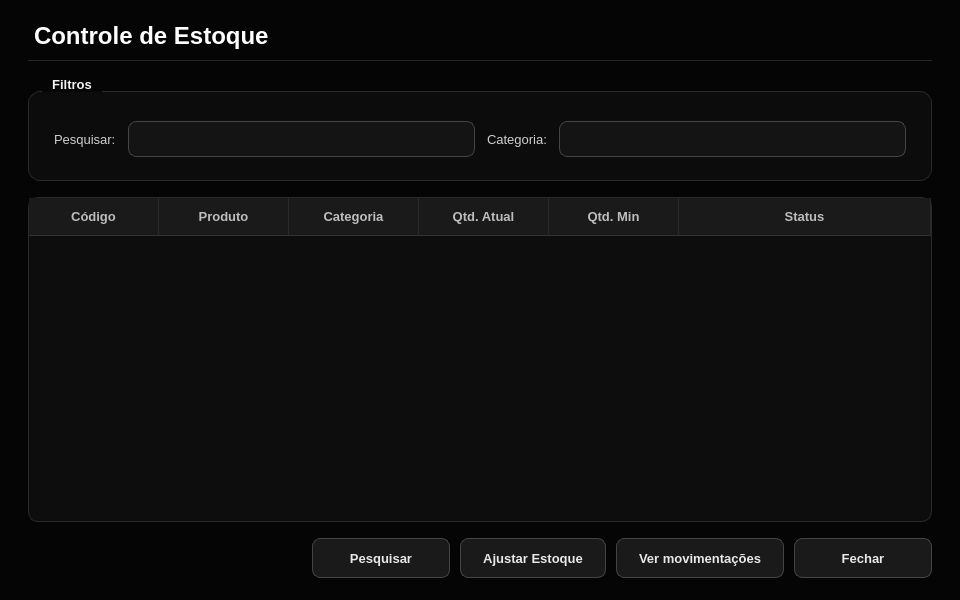
<?xml version="1.0" encoding="UTF-8"?>
<ui version="4.0">
 <class>EstoqueWindow</class>
 <widget class="QWidget" name="EstoqueWindow">
  <property name="geometry">
   <rect>
    <x>0</x>
    <y>0</y>
    <width>960</width>
    <height>600</height>
   </rect>
  </property>
  <property name="minimumSize">
   <size>
    <width>768</width>
    <height>480</height>
   </size>
  </property>
  <property name="windowTitle">
   <string>Controle de Estoque</string>
  </property>
  <property name="palette">
   <palette>
    <active>
     <colorrole role="WindowText">
      <brush brushstyle="SolidPattern">
       <color alpha="255">
        <red>232</red>
        <green>232</green>
        <blue>232</blue>
       </color>
      </brush>
     </colorrole>
     <colorrole role="Button">
      <brush brushstyle="SolidPattern">
       <color alpha="255">
        <red>26</red>
        <green>26</green>
        <blue>26</blue>
       </color>
      </brush>
     </colorrole>
     <colorrole role="Text">
      <brush brushstyle="SolidPattern">
       <color alpha="255">
        <red>245</red>
        <green>245</green>
        <blue>245</blue>
       </color>
      </brush>
     </colorrole>
     <colorrole role="ButtonText">
      <brush brushstyle="SolidPattern">
       <color alpha="255">
        <red>232</red>
        <green>232</green>
        <blue>232</blue>
       </color>
      </brush>
     </colorrole>
     <colorrole role="Base">
      <brush brushstyle="SolidPattern">
       <color alpha="255">
        <red>20</red>
        <green>20</green>
        <blue>20</blue>
       </color>
      </brush>
     </colorrole>
     <colorrole role="AlternateBase">
      <brush brushstyle="SolidPattern">
       <color alpha="255">
        <red>19</red>
        <green>19</green>
        <blue>19</blue>
       </color>
      </brush>
     </colorrole>
     <colorrole role="Window">
      <brush brushstyle="SolidPattern">
       <color alpha="255">
        <red>5</red>
        <green>5</green>
        <blue>5</blue>
       </color>
      </brush>
     </colorrole>
     <colorrole role="Highlight">
      <brush brushstyle="SolidPattern">
       <color alpha="255">
        <red>119</red>
        <green>119</green>
        <blue>119</blue>
       </color>
      </brush>
     </colorrole>
     <colorrole role="HighlightedText">
      <brush brushstyle="SolidPattern">
       <color alpha="255">
        <red>255</red>
        <green>255</green>
        <blue>255</blue>
       </color>
      </brush>
     </colorrole>
     <colorrole role="PlaceholderText">
      <brush brushstyle="SolidPattern">
       <color alpha="255">
        <red>119</red>
        <green>119</green>
        <blue>119</blue>
       </color>
      </brush>
     </colorrole>
    </active>
    <inactive>
     <colorrole role="WindowText">
      <brush brushstyle="SolidPattern">
       <color alpha="255">
        <red>232</red>
        <green>232</green>
        <blue>232</blue>
       </color>
      </brush>
     </colorrole>
     <colorrole role="Button">
      <brush brushstyle="SolidPattern">
       <color alpha="255">
        <red>26</red>
        <green>26</green>
        <blue>26</blue>
       </color>
      </brush>
     </colorrole>
     <colorrole role="Text">
      <brush brushstyle="SolidPattern">
       <color alpha="255">
        <red>245</red>
        <green>245</green>
        <blue>245</blue>
       </color>
      </brush>
     </colorrole>
     <colorrole role="ButtonText">
      <brush brushstyle="SolidPattern">
       <color alpha="255">
        <red>232</red>
        <green>232</green>
        <blue>232</blue>
       </color>
      </brush>
     </colorrole>
     <colorrole role="Base">
      <brush brushstyle="SolidPattern">
       <color alpha="255">
        <red>20</red>
        <green>20</green>
        <blue>20</blue>
       </color>
      </brush>
     </colorrole>
     <colorrole role="AlternateBase">
      <brush brushstyle="SolidPattern">
       <color alpha="255">
        <red>19</red>
        <green>19</green>
        <blue>19</blue>
       </color>
      </brush>
     </colorrole>
     <colorrole role="Window">
      <brush brushstyle="SolidPattern">
       <color alpha="255">
        <red>5</red>
        <green>5</green>
        <blue>5</blue>
       </color>
      </brush>
     </colorrole>
     <colorrole role="Highlight">
      <brush brushstyle="SolidPattern">
       <color alpha="255">
        <red>119</red>
        <green>119</green>
        <blue>119</blue>
       </color>
      </brush>
     </colorrole>
     <colorrole role="HighlightedText">
      <brush brushstyle="SolidPattern">
       <color alpha="255">
        <red>255</red>
        <green>255</green>
        <blue>255</blue>
       </color>
      </brush>
     </colorrole>
     <colorrole role="PlaceholderText">
      <brush brushstyle="SolidPattern">
       <color alpha="255">
        <red>119</red>
        <green>119</green>
        <blue>119</blue>
       </color>
      </brush>
     </colorrole>
    </inactive>
    <disabled>
     <colorrole role="WindowText">
      <brush brushstyle="SolidPattern">
       <color alpha="255">
        <red>102</red>
        <green>102</green>
        <blue>102</blue>
       </color>
      </brush>
     </colorrole>
     <colorrole role="Button">
      <brush brushstyle="SolidPattern">
       <color alpha="255">
        <red>26</red>
        <green>26</green>
        <blue>26</blue>
       </color>
      </brush>
     </colorrole>
     <colorrole role="Text">
      <brush brushstyle="SolidPattern">
       <color alpha="255">
        <red>102</red>
        <green>102</green>
        <blue>102</blue>
       </color>
      </brush>
     </colorrole>
     <colorrole role="ButtonText">
      <brush brushstyle="SolidPattern">
       <color alpha="255">
        <red>102</red>
        <green>102</green>
        <blue>102</blue>
       </color>
      </brush>
     </colorrole>
     <colorrole role="Base">
      <brush brushstyle="SolidPattern">
       <color alpha="255">
        <red>20</red>
        <green>20</green>
        <blue>20</blue>
       </color>
      </brush>
     </colorrole>
     <colorrole role="AlternateBase">
      <brush brushstyle="SolidPattern">
       <color alpha="255">
        <red>19</red>
        <green>19</green>
        <blue>19</blue>
       </color>
      </brush>
     </colorrole>
     <colorrole role="Window">
      <brush brushstyle="SolidPattern">
       <color alpha="255">
        <red>5</red>
        <green>5</green>
        <blue>5</blue>
       </color>
      </brush>
     </colorrole>
     <colorrole role="Highlight">
      <brush brushstyle="SolidPattern">
       <color alpha="255">
        <red>119</red>
        <green>119</green>
        <blue>119</blue>
       </color>
      </brush>
     </colorrole>
     <colorrole role="HighlightedText">
      <brush brushstyle="SolidPattern">
       <color alpha="255">
        <red>255</red>
        <green>255</green>
        <blue>255</blue>
       </color>
      </brush>
     </colorrole>
     <colorrole role="PlaceholderText">
      <brush brushstyle="SolidPattern">
       <color alpha="255">
        <red>119</red>
        <green>119</green>
        <blue>119</blue>
       </color>
      </brush>
     </colorrole>
    </disabled>
   </palette>
  </property>
  <property name="styleSheet">
   <string notr="true">#EstoqueWindow {
    background-color: #050505;
}

QWidget {
    font-family: "Segoe UI", "DejaVu Sans", "Noto Sans", sans-serif;
    font-size: 10pt;
}

/* ---------- Textos ---------- */
QLabel {
    color: #cfcfcf;
    background: transparent;
    font-weight: normal;
}

QLabel#lblTitulo {
    color: #ffffff;
    font-size: 18pt;
    font-weight: bold;
    padding-bottom: 10px;
    border-bottom: 1px solid #262626;
}

QLabel[role="section"] {
    color: #ffffff;
    font-size: 11pt;
    font-weight: bold;
}

QLabel[role="hint"] {
    color: #777777;
    font-size: 9pt;
}

QLabel[role="value"] {
    color: #ffffff;
    font-weight: bold;
}

QToolTip {
    background-color: #1a1a1a;
    color: #f5f5f5;
    border: 1px solid #444444;
    padding: 4px 8px;
}

/* ---------- Cartões / grupos ---------- */
QGroupBox {
    background-color: #0c0c0c;
    border: 1px solid #2a2a2a;
    border-radius: 12px;
    margin-top: 14px;
    padding: 20px 16px 14px 16px;
    color: #f2f2f2;
    font-weight: bold;
}

QGroupBox::title {
    subcontrol-origin: margin;
    subcontrol-position: top left;
    left: 14px;
    padding: 0 8px;
    color: #f2f2f2;
}

QFrame[variant="card"] {
    background-color: #0c0c0c;
    border: 1px solid #2a2a2a;
    border-radius: 12px;
}

QFrame#lineSep {
    background-color: #2a2a2a;
    border: none;
}

/* ---------- Campos de entrada ---------- */
QLineEdit,
QComboBox,
QAbstractSpinBox,
QDateEdit,
QDateTimeEdit {
    background-color: #141414;
    color: #f5f5f5;
    border: 1px solid #444444;
    border-radius: 8px;
    padding: 6px 10px;
    min-height: 22px;
    selection-background-color: #777777;
    selection-color: #ffffff;
    font-weight: normal;
}

QLineEdit:hover,
QComboBox:hover,
QAbstractSpinBox:hover,
QDateEdit:hover,
QDateTimeEdit:hover {
    border: 1px solid #666666;
}

QLineEdit:focus,
QComboBox:focus,
QAbstractSpinBox:focus,
QDateEdit:focus,
QDateTimeEdit:focus {
    border: 1px solid #d8d8d8;
    background-color: #181818;
}

QLineEdit:read-only,
QAbstractSpinBox:read-only {
    color: #bdbdbd;
}

QLineEdit:disabled,
QComboBox:disabled,
QAbstractSpinBox:disabled,
QDateEdit:disabled,
QDateTimeEdit:disabled {
    background-color: #0e0e0e;
    color: #666666;
    border: 1px solid #2a2a2a;
}

/* Campo de total (somente leitura, em destaque) */
QDoubleSpinBox[variant="total"] {
    font-size: 20pt;
    font-weight: bold;
    color: #ffffff;
    background-color: #0a0a0a;
    border: 1px solid #333333;
    padding: 8px 14px;
    min-height: 36px;
}

/* ---------- ComboBox / Data ---------- */
QComboBox {
    padding-right: 30px;
}

QComboBox::drop-down,
QDateEdit::drop-down,
QDateTimeEdit::drop-down {
    subcontrol-origin: padding;
    subcontrol-position: center right;
    width: 28px;
    border: none;
    background: transparent;
}

QComboBox::down-arrow,
QDateEdit::down-arrow,
QDateTimeEdit::down-arrow {
    image: none;
    width: 0px;
    height: 0px;
    border-left: 5px solid transparent;
    border-right: 5px solid transparent;
    border-top: 6px solid #bdbdbd;
    margin-right: 8px;
}

QComboBox QAbstractItemView {
    background-color: #141414;
    color: #f5f5f5;
    border: 1px solid #444444;
    selection-background-color: #2e2e2e;
    selection-color: #ffffff;
    outline: 0;
}

/* ---------- SpinBox com botões ---------- */
QSpinBox {
    padding-right: 26px;
}

QSpinBox::up-button {
    subcontrol-origin: border;
    subcontrol-position: top right;
    width: 22px;
    border: none;
    background: transparent;
}

QSpinBox::down-button {
    subcontrol-origin: border;
    subcontrol-position: bottom right;
    width: 22px;
    border: none;
    background: transparent;
}

QSpinBox::up-arrow {
    image: none;
    width: 0px;
    height: 0px;
    border-left: 4px solid transparent;
    border-right: 4px solid transparent;
    border-bottom: 5px solid #bdbdbd;
}

QSpinBox::down-arrow {
    image: none;
    width: 0px;
    height: 0px;
    border-left: 4px solid transparent;
    border-right: 4px solid transparent;
    border-top: 5px solid #bdbdbd;
}

/* ---------- Calendário (popup do QDateEdit) ---------- */
QCalendarWidget QWidget {
    background-color: #141414;
    color: #f5f5f5;
}

QCalendarWidget QToolButton {
    background-color: transparent;
    color: #f5f5f5;
    border: none;
    padding: 4px 8px;
}

QCalendarWidget QAbstractItemView:enabled {
    background-color: #0d0d0d;
    color: #f5f5f5;
    selection-background-color: #f2f2f2;
    selection-color: #080808;
}

QCalendarWidget QAbstractItemView:disabled {
    color: #555555;
}

/* ---------- CheckBox ---------- */
QCheckBox {
    color: #e8e8e8;
    background: transparent;
    spacing: 10px;
    font-weight: normal;
}

QCheckBox::indicator {
    width: 18px;
    height: 18px;
    border: 1px solid #555555;
    border-radius: 5px;
    background-color: #141414;
}

QCheckBox::indicator:hover {
    border: 1px solid #999999;
}

QCheckBox::indicator:checked {
    background-color: #f2f2f2;
    border: 1px solid #f2f2f2;
}

/* ---------- Botões ---------- */
QPushButton {
    background-color: #1a1a1a;
    color: #e8e8e8;
    border: 1px solid #444444;
    border-radius: 8px;
    padding: 8px 22px;
    min-height: 22px;
    min-width: 92px;
    font-weight: bold;
}

QPushButton:hover {
    background-color: #262626;
    border: 1px solid #666666;
    color: #ffffff;
}

QPushButton:pressed {
    background-color: #333333;
}

QPushButton:disabled {
    background-color: #111111;
    color: #555555;
    border: 1px solid #2a2a2a;
}

QPushButton[variant="primary"] {
    background-color: #f2f2f2;
    color: #080808;
    border: 1px solid #f2f2f2;
}

QPushButton[variant="primary"]:hover {
    background-color: #d2d2d2;
    border: 1px solid #d2d2d2;
    color: #080808;
}

QPushButton[variant="primary"]:pressed {
    background-color: #aaaaaa;
    border: 1px solid #aaaaaa;
}

QPushButton[variant="danger"] {
    background-color: transparent;
    color: #ff9494;
    border: 1px solid #6b2f2f;
}

QPushButton[variant="danger"]:hover {
    background-color: #2a1212;
    color: #ffb4b4;
    border: 1px solid #a04444;
}

QPushButton[variant="danger"]:pressed {
    background-color: #3a1818;
}

QPushButton[variant="ghost"] {
    background-color: transparent;
    color: #bdbdbd;
    border: 1px solid #333333;
}

QPushButton[variant="ghost"]:hover {
    background-color: #1a1a1a;
    color: #ffffff;
    border: 1px solid #666666;
}

/* ---------- Tabelas ---------- */
QTableWidget,
QTableView {
    background-color: #0d0d0d;
    alternate-background-color: #131313;
    color: #e8e8e8;
    gridline-color: #232323;
    border: 1px solid #2a2a2a;
    border-radius: 10px;
    selection-background-color: #2f2f2f;
    selection-color: #ffffff;
    outline: 0;
}

QTableWidget::item,
QTableView::item {
    padding: 4px 8px;
    border: none;
}

QHeaderView {
    background-color: transparent;
}

QHeaderView::section {
    background-color: #1a1a1a;
    color: #bdbdbd;
    padding: 9px 10px;
    border: none;
    border-right: 1px solid #2a2a2a;
    border-bottom: 1px solid #333333;
    font-weight: bold;
}

QTableCornerButton::section {
    background-color: #1a1a1a;
    border: none;
}

/* ---------- Barras de rolagem ---------- */
QScrollBar:vertical {
    background: transparent;
    width: 10px;
    margin: 2px;
}

QScrollBar::handle:vertical {
    background: #3a3a3a;
    border-radius: 3px;
    min-height: 28px;
}

QScrollBar::handle:vertical:hover {
    background: #5a5a5a;
}

QScrollBar:horizontal {
    background: transparent;
    height: 10px;
    margin: 2px;
}

QScrollBar::handle:horizontal {
    background: #3a3a3a;
    border-radius: 3px;
    min-width: 28px;
}

QScrollBar::handle:horizontal:hover {
    background: #5a5a5a;
}

QScrollBar::add-line,
QScrollBar::sub-line {
    width: 0px;
    height: 0px;
}

QScrollBar::add-page,
QScrollBar::sub-page {
    background: transparent;
}

/* ---------- Caixas de diálogo abertas a partir da tela ---------- */
QMessageBox,
QDialog {
    background-color: #0d0d0d;
}

QMessageBox QLabel {
    color: #f0f0f0;
}</string>
  </property>
  <layout class="QVBoxLayout" name="rootLayout">
   <property name="spacing">
    <number>16</number>
   </property>
   <property name="leftMargin">
    <number>28</number>
   </property>
   <property name="topMargin">
    <number>22</number>
   </property>
   <property name="rightMargin">
    <number>28</number>
   </property>
   <property name="bottomMargin">
    <number>22</number>
   </property>
   <item>
    <widget class="QLabel" name="lblTitulo">
     <property name="text">
      <string>Controle de Estoque</string>
     </property>
    </widget>
   </item>
   <item>
    <widget class="QGroupBox" name="grpFiltros">
     <property name="title">
      <string>Filtros</string>
     </property>
     <layout class="QHBoxLayout" name="lay_1">
      <property name="spacing">
       <number>12</number>
      </property>
      <item>
       <widget class="QLabel" name="label">
        <property name="text">
         <string>Pesquisar:</string>
        </property>
       </widget>
      </item>
      <item>
       <widget class="QLineEdit" name="lineEdit" />
      </item>
      <item>
       <widget class="QLabel" name="label_2">
        <property name="text">
         <string>Categoria:</string>
        </property>
       </widget>
      </item>
      <item>
       <widget class="QLineEdit" name="lineEdit_2" />
      </item>
     </layout>
    </widget>
   </item>
   <item>
    <widget class="QTableWidget" name="tableWidget">
     <property name="alternatingRowColors">
      <bool>true</bool>
     </property>
     <property name="selectionBehavior">
      <enum>QAbstractItemView::SelectRows</enum>
     </property>
     <property name="showGrid">
      <bool>false</bool>
     </property>
     <attribute name="horizontalHeaderDefaultSectionSize">
      <number>130</number>
     </attribute>
     <attribute name="horizontalHeaderStretchLastSection">
      <bool>true</bool>
     </attribute>
     <attribute name="verticalHeaderVisible">
      <bool>false</bool>
     </attribute>
     <column>
      <property name="text">
       <string>Código</string>
      </property>
     </column>
     <column>
      <property name="text">
       <string>Produto</string>
      </property>
     </column>
     <column>
      <property name="text">
       <string>Categoria</string>
      </property>
     </column>
     <column>
      <property name="text">
       <string>Qtd. Atual</string>
      </property>
     </column>
     <column>
      <property name="text">
       <string>Qtd. Min</string>
      </property>
     </column>
     <column>
      <property name="text">
       <string>Status</string>
      </property>
     </column>
    </widget>
   </item>
   <item>
    <layout class="QHBoxLayout" name="lay_3">
     <property name="spacing">
      <number>10</number>
     </property>
     <property name="leftMargin">
      <number>0</number>
     </property>
     <property name="topMargin">
      <number>0</number>
     </property>
     <property name="rightMargin">
      <number>0</number>
     </property>
     <property name="bottomMargin">
      <number>0</number>
     </property>
     <item>
      <spacer name="spacer_2">
       <property name="orientation">
        <enum>Qt::Horizontal</enum>
       </property>
       <property name="sizeHint" stdset="0">
        <size>
         <width>40</width>
         <height>20</height>
        </size>
       </property>
      </spacer>
     </item>
     <item>
      <widget class="QPushButton" name="pushButton">
       <property name="text">
        <string>Pesquisar</string>
       </property>
       <property name="variant" stdset="0">
        <string>primary</string>
       </property>
       <property name="cursor">
        <cursorShape>PointingHandCursor</cursorShape>
       </property>
      </widget>
     </item>
     <item>
      <widget class="QPushButton" name="pushButton_2">
       <property name="text">
        <string>Ajustar Estoque</string>
       </property>
       <property name="cursor">
        <cursorShape>PointingHandCursor</cursorShape>
       </property>
      </widget>
     </item>
     <item>
      <widget class="QPushButton" name="pushButton_3">
       <property name="text">
        <string>Ver movimentações</string>
       </property>
       <property name="cursor">
        <cursorShape>PointingHandCursor</cursorShape>
       </property>
      </widget>
     </item>
     <item>
      <widget class="QPushButton" name="pushButton_4">
       <property name="text">
        <string>Fechar</string>
       </property>
       <property name="variant" stdset="0">
        <string>ghost</string>
       </property>
       <property name="cursor">
        <cursorShape>PointingHandCursor</cursorShape>
       </property>
      </widget>
     </item>
    </layout>
   </item>
  </layout>
 </widget>
 <resources />
 <connections>
  <connection>
   <sender>pushButton_4</sender>
   <signal>clicked()</signal>
   <receiver>EstoqueWindow</receiver>
   <slot>close()</slot>
  </connection>
 </connections>
</ui>
